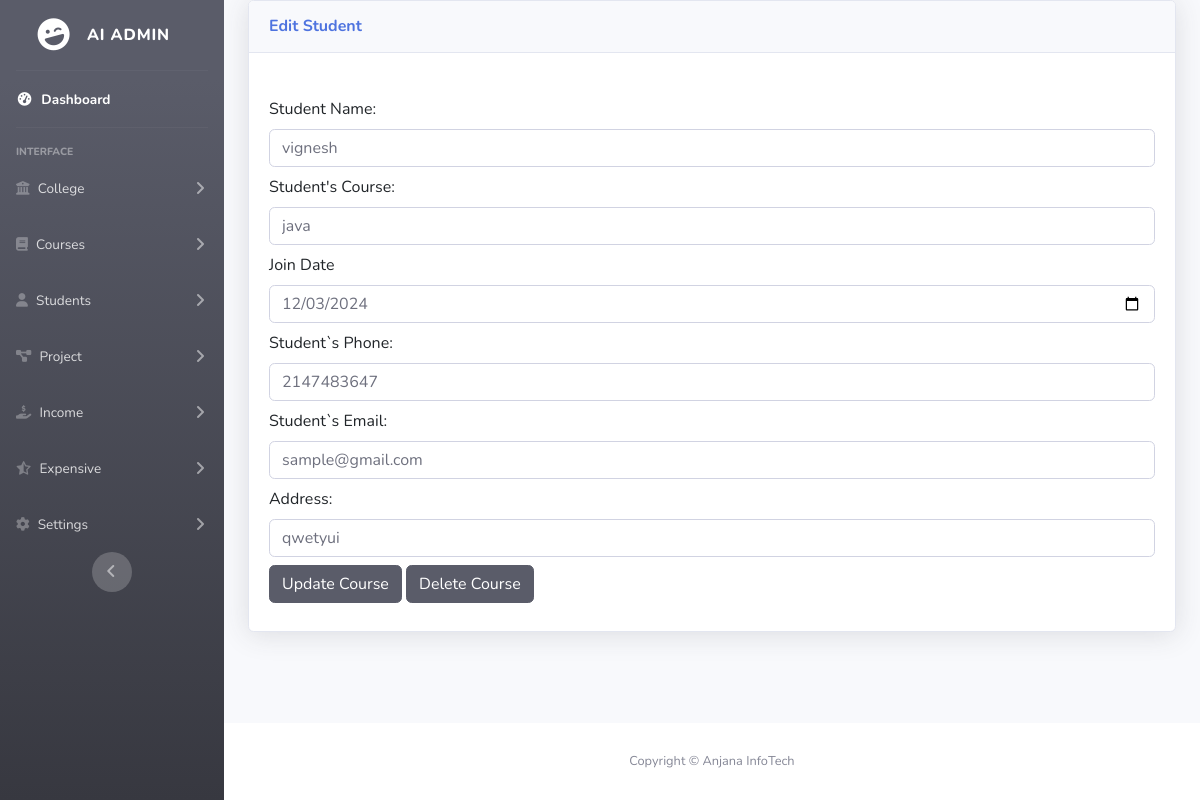
The page /editstudent.php?sid=4 on the database as committed earlier.
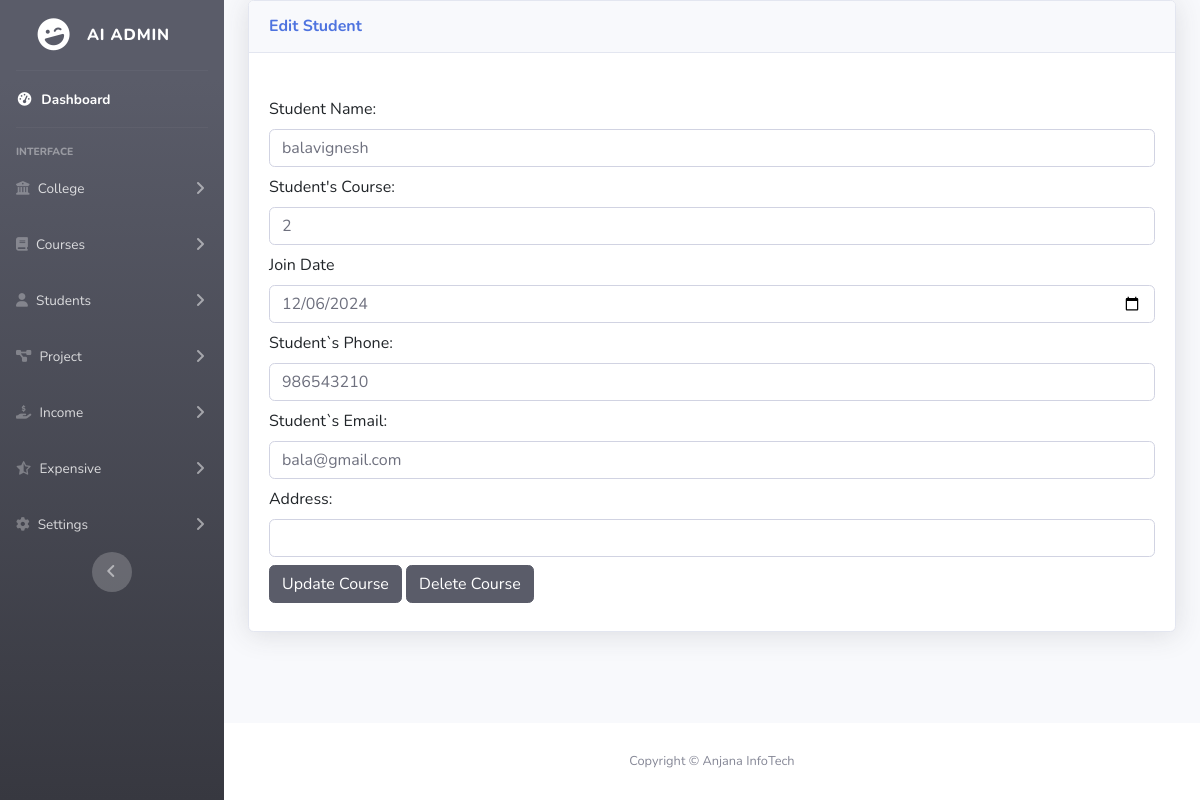
The same page on the database as committed later.
### tables this page shows
CREATE TABLE `addstudent` (
  `sid` int(50) NOT NULL,
  `studentname` varchar(100) NOT NULL,
  `studentcourse` varchar(100) NOT NULL,
  `studentcollege` varchar(150) NOT NULL,
  `studentdegree` varchar(100) NOT NULL,
  `department` varchar(150) NOT NULL,
  `joindate` date NOT NULL,
  `studentphone` int(10) NOT NULL,
  `studentemail` varchar(150) NOT NULL,
  `studentaddress` varchar(150) NOT NULL
);

### editstudent.php (the view, shortened to what this page needs)
<!DOCTYPE html>
<html lang="en">
<head>
    <link rel="stylesheet" href="https://cdnjs.cloudflare.com/ajax/libs/font-awesome/6.6.0/css/all.min.css" />
    <link href="https://cdn.jsdelivr.net/npm/bootstrap@5.3.3/dist/css/bootstrap.min.css" rel="stylesheet">
    <link href="vendor/fontawesome-free/css/all.min.css" rel="stylesheet" type="text/css">
    <link href="css/sb-admin-2.min.css" rel="stylesheet">
</head>
<body id="page-top">
    <div id="wrapper">
        <?php
        include('./nav.php');
        ?>
        <div id="content-wrapper" class="d-flex flex-column">
            <div id="content">
                <div class="container-fluid">
                    <div class="card shadow mb-4">
                        <div class="card-header py-3">
                            <h6 class="m-0 font-weight-bold text-primary">Edit Student</h6>
                        </div>
                        <div class="card-body">
                            <form method="POST">
                                <div class="mb-2">
                                    <?php
                                    include('./db.php');
                                    if (isset($_GET['sid'])) {
                                        $student_id = mysqli_real_escape_string($db, $_GET['sid']);
                                        $query = "select * from addstudent where sid='$student_id'";
                                        $execute = mysqli_query($db, $query);
                                        if (mysqli_num_rows($execute) > 0) {
                                            $student = mysqli_fetch_array($execute);
                                    ?><br>
                                            <label for="exampleFormControlInput1" class="form-label">Student Name:</label>
                                            <input type="text" class="form-control" value="<?= $student['studentname']; ?>" name="studentname" id="exampleFormControlInput1" placeholder="Enter the Student Name">
                                </div>
                                <div class="mb-2">
                                    <label for="exampleFormControlInput1" class="form-label">Student's Course:</label>
                                    <input type="text" class="form-control" value="<?= $student['studentcourse']; ?>" name="studentcourse" id="exampleFormControlInput1" placeholder="Enter the Student's Course">
                                </div>
                                <div class="mb-2">
                                    <label for="exampleFormControlInput1" class="form-label">Join Date</label>
                                    <input type="date" class="form-control" value="<?= $student['joindate']; ?>" name="joindate" id="exampleFormControlInput1">
                                </div>
                                <div class="mb-2">
                                    <label for="exampleFormControlTextarea1" class="form-label">Student`s Phone:</label>
                                    <input type="text" class="form-control" value="<?= $student['studentphone']; ?>" name="studentphone">
                                </div>
                                <div class="mb-2">
                                    <label for="exampleFormControlTextarea1" class="form-label">Student`s Email:</label>
                                    <input class="form-control" type="text" value="<?= $student['studentemail']; ?>" name="studentemail">
                                </div>
                                <div class="mb-2">
                                    <label for="exampleFormControlInput1" class="form-label">Address:</label>
                                    <input class="form-control" value="<?= $student['studentaddress']; ?>" name="studentaddress" />
                                </div>
                                <div class="mb-2">
                                    <button type="submit" name="edit" class="btn btn-dark">Update Course</button>
                                    <button type="submit" name="delete" class="btn btn-dark">Delete Course</button>
                                </div>
                            </form>
                    <?php
                                        } else {
                                            echo "<h4>No id found!!!</h4>";
                                        }
                                    }
                    ?>
                        </div>
                    </div>
                </div>
            </div>
            <footer class="sticky-footer bg-white">
                <div class="container my-auto">
                    <div class="copyright text-center my-auto">
                        <span>Copyright &copy; Anjana InfoTech</span>
                    </div>
                </div>
            </footer>
        </div>
    </div>
</body>
</html>

Rows that differ between the two databases and show on the page:
changed addstudent: studentname "vignesh" → "balavignesh"; studentcourse "java" → "2"; joindate "12/03/2024" → "12/06/2024"; studentphone "2147483647" → "986543210"; studentemail "sample@gmail.com" → "bala@gmail.com"; studentaddress "qwetyui" → (not shown)
